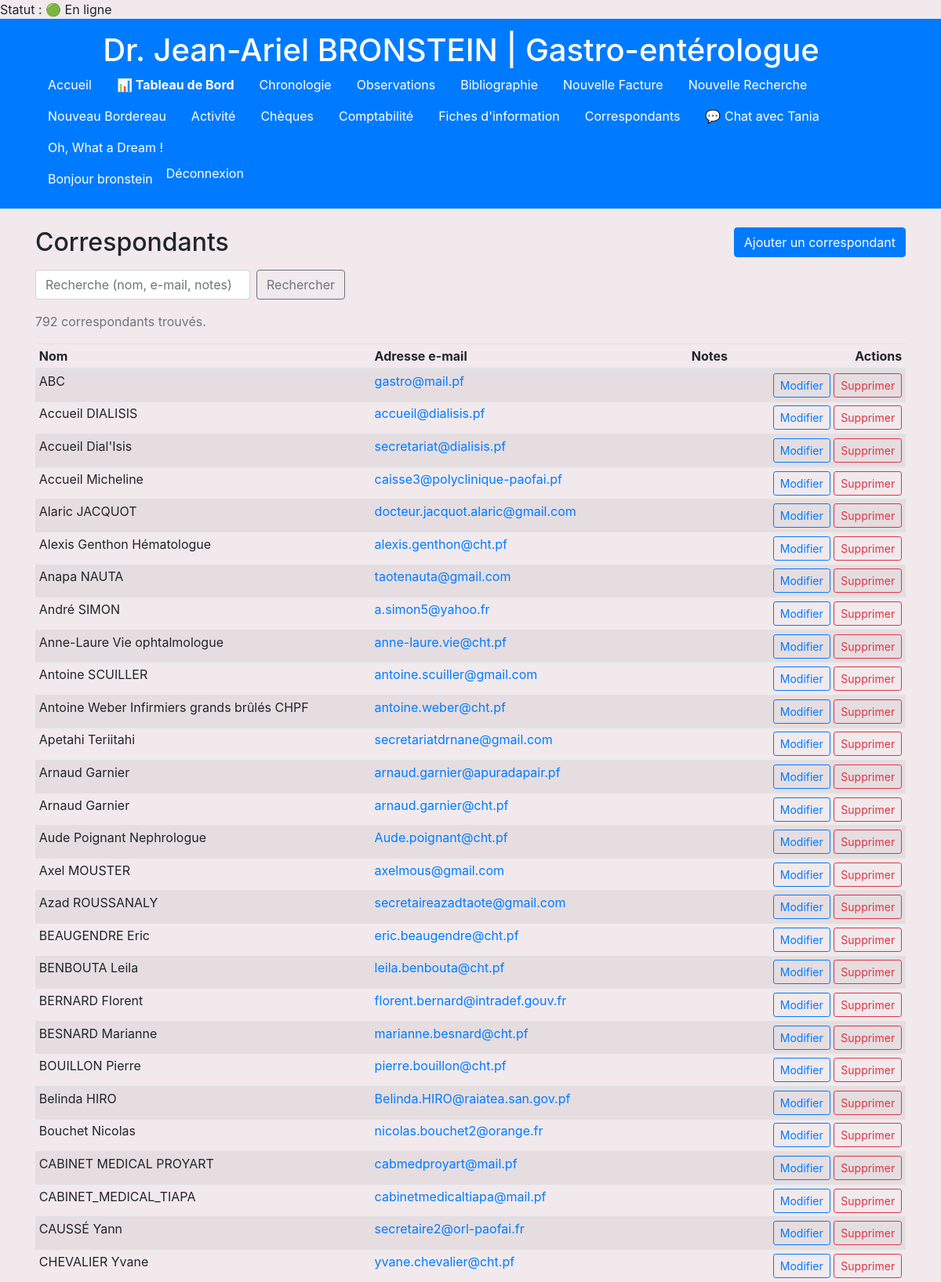
/facturation/correspondants/ (signed in, upper part), run on the app's committed database.
### comptabilite/models.py (models this page shows, shortened)
class CorrespondantEmail(models.Model):
    name = models.CharField(max_length=255, verbose_name="Nom")
    email = models.EmailField(max_length=255, verbose_name="Adresse e-mail")
    notes = models.TextField(blank=True, verbose_name="Notes internes")
    created_at = models.DateTimeField(auto_now_add=True)
    updated_at = models.DateTimeField(auto_now=True)
    class Meta:
        ordering = ["name", "email"]
        unique_together = ("name", "email")
        indexes = [
            models.Index(fields=["name"]),
            models.Index(fields=["email"]),
        ]
        verbose_name = "Correspondant"
        verbose_name_plural = "Correspondants"

### comptabilite/views.py (the view)
# urls.py: path('correspondants/', views.correspondants_list, name='correspondants_list'),
@login_required
def correspondants_list(request):
    q = (request.GET.get('q') or '').strip()
    qs = CorrespondantEmail.objects.all()
    if q:
        qs = qs.filter(
            Q(name__icontains=q) |
            Q(email__icontains=q) |
            Q(notes__icontains=q)
        )
    qs = qs.order_by('name', 'email')
    paginator = Paginator(qs, 60)
    page_obj = paginator.get_page(request.GET.get('page'))
    return render(request, 'comptabilite/correspondants_list.html', {
        'page_obj': page_obj,
        'correspondants': page_obj.object_list,
        'q': q,
    })

### comptabilite/models.py (called while the page is built)
    def is_online(self):
        return timezone.now() - self.last_seen < timezone.timedelta(minutes=5)

### comptabilite/templatetags/user_extras.py (called while the page is built)
@register.simple_tag
def get_user_profile(user):
    if user and user.is_authenticated:
        profile, _ = UserProfile.objects.get_or_create(user=user)
        return profile
    return None

### myproject/context_processors.py (called while the page is built)
def app_version(request):
    return {'APP_VERSION': _get_version()}

### comptabilite/templates/comptabilite/correspondants_list.html (shortened to what this page needs)
{% extends "base.html" %}
{% load static %}
{% block content %}
<div class="d-flex justify-content-between align-items-center mb-3">
  <h2 class="mb-0">Correspondants</h2>
  <a href="{% url 'correspondant_create' %}" class="btn btn-primary">Ajouter un correspondant</a>
</div>
<form method="get" class="form-inline mb-3">
  <input type="text" name="q" value="{{ q }}" class="form-control mr-2" placeholder="Recherche (nom, e-mail, notes)">
  <button type="submit" class="btn btn-outline-secondary">Rechercher</button>
</form>
{% if page_obj.paginator.count %}
  <p class="text-muted">{{ page_obj.paginator.count }} correspondant{{ page_obj.paginator.count|pluralize:"s" }} trouvé{{ page_obj.paginator.count|pluralize }}.</p>
  <div class="table-responsive">
    <table class="table table-striped table-sm">
      <thead>
        <tr>
          <th>Nom</th>
          <th>Adresse e-mail</th>
          <th>Notes</th>
          <th class="text-right">Actions</th>
        </tr>
      </thead>
      <tbody>
        {% for item in correspondants %}
          <tr>
            <td>{{ item.name }}</td>
            <td><a href="mailto:{{ item.email }}">{{ item.email }}</a></td>
            <td class="text-muted">{{ item.notes|default:""|linebreaksbr }}</td>
            <td class="text-right">
              <a href="{% url 'correspondant_update' item.pk %}" class="btn btn-sm btn-outline-primary">Modifier</a>
              <a href="{% url 'correspondant_delete' item.pk %}" class="btn btn-sm btn-outline-danger">Supprimer</a>
            </td>
          </tr>
        {% empty %}
          <tr><td colspan="4" class="text-center text-muted">Aucun correspondant ne correspond à cette recherche.</td></tr>
        {% endfor %}
      </tbody>
    </table>
  </div>
{% else %}
  <div class="alert alert-info">Aucun correspondant enregistré pour le moment.</div>
{% endif %}
{% endblock %}

### templates/base.html (shortened to what this page needs)
{% load static %}
{% load user_extras %}
{% if request.user.is_authenticated %}
  {% get_user_profile request.user as profile %}
  {% if profile %}
    Statut : {% if profile.is_online %}🟢 En ligne{% else %}⚪ Hors ligne{% endif %}
  {% endif %}
{% endif %}
<!DOCTYPE html>
<html lang="fr">
<head>
  <link rel="stylesheet" href="https://stackpath.bootstrapcdn.com/bootstrap/4.5.2/css/bootstrap.min.css">
  <link rel="stylesheet" href="{% static 'css/style.css' %}">
  <link rel="stylesheet" href="https://cdnjs.cloudflare.com/ajax/libs/bootstrap-datepicker/1.9.0/css/bootstrap-datepicker.min.css">
</head>
<body data-user-id="{{ request.user.id|default:'' }}" data-msg-url="{% url 'get_messages' %}" data-chat-template="{% url 'chat_view' 0 %}">
  <header class="bg-primary text-white py-3">
    <div class="container text-center">
      <h1 class="mb-0 mr-4">Dr. Jean-Ariel BRONSTEIN | Gastro-entérologue</h1>
      <nav class="flex-grow-1">
        <ul class="nav">
          <li class="nav-item"><a class="nav-link text-white" href="{% url 'patients_list' %}">Accueil</a></li>
          <li class="nav-item"><a class="nav-link text-white" href="{% url 'dashboard' %}"><strong>📊 Tableau de Bord</strong></a></li>
          <li class="nav-item"><a class="nav-link text-white" href="{% url 'facturation_list' %}">Chronologie</a></li>
          <li class="nav-item"><a class="nav-link text-white" href="{% url 'observations_patient_list' %}">Observations</a></li>
          <li class="nav-item"><a class="nav-link text-white" href="{% url 'bibliographie_list' %}">Bibliographie</a></li>
          <li class="nav-item"><a class="nav-link text-white" href="{% url 'facturation_create' %}">Nouvelle Facture</a></li>
          <li class="nav-item"><a class="nav-link text-white" href="{% url 'facturation_search_list' %}">Nouvelle Recherche</a></li>
          <li class="nav-item"><a class="nav-link text-white" href="{% url 'create_bordereau' %}">Nouveau Bordereau</a></li>
          <li class="nav-item"><a class="nav-link text-white" href="{% url 'activity_list' %}">Activité</a></li>
          <li class="nav-item"><a class="nav-link text-white" href="{% url 'cheque_listing' %}">Chèques</a></li>
          <li class="nav-item"><a class="nav-link text-white" href="{% url 'comptabilite_summary' %}">Comptabilité</a></li>
          <li class="nav-item"><a class="nav-link text-white" href="{% url 'fiches_information' %}">Fiches d'information</a></li>
          <li class="nav-item"><a class="nav-link text-white" href="{% url 'correspondants_list' %}">Correspondants</a></li>
          {% if request.user.username == "bronstein" %}
  <li><a class="nav-link text-white chat-open" href="{% url 'chat_view' 3 %}">💬 Chat avec Tania</a></li>
{% elif request.user.username == "Tania" %}
  <li><a class="nav-link text-white chat-open" href="{% url 'chat_view' 1 %}">💬 Chat avec Taote</a></li>
{% endif %}
          <li class="nav-item">
            <a class="nav-link text-white" href="javascript:void(0)" onclick="ouvrirLienAuHasard()">Oh, What a Dream !</a>
          </li>
        </ul>
      </nav>
      <ul class="nav">
        {% if user.is_authenticated %}
          <li class="nav-item"><span class="nav-link disabled text-white">Bonjour {{ user.get_username }}</span></li>
          <li class="nav-item">
            <form method="post" action="{% url 'logout' %}">
              <button type="submit" class="btn btn-link nav-link text-white p-0">Déconnexion</button>
            </form>
          </li>
        {% else %}
          <li class="nav-item"><a class="nav-link text-white" href="{% url 'login' %}">Connexion</a></li>
        {% endif %}
      </ul>
    </div>
  </header>
  <main class="container my-4">
    {% block content %}{% endblock %}
  </main>
</body>
</html>

### static/css/style.css (style rules this page uses)
table { table-layout: auto; width: 100%; }

### templates/base.html (style rules this page uses)
body { background-color: #f1e9ec; }

### data on the page
CorrespondantEmail: name "ABC", email "gastro@mail.pf"
CorrespondantEmail: name "Accueil DIALISIS", email "accueil@dialisis.pf"
CorrespondantEmail: name "Accueil Dial'Isis", email "secretariat@dialisis.pf"
CorrespondantEmail: name "Accueil Micheline", email "caisse3@polyclinique-paofai.pf"
CorrespondantEmail: name "Alaric JACQUOT", email "docteur.jacquot.alaric@gmail.com"
CorrespondantEmail: name "Alexis Genthon Hématologue", email "alexis.genthon@cht.pf"
CorrespondantEmail: name "Anapa NAUTA", email "taotenauta@gmail.com"
CorrespondantEmail: name "André SIMON", email "a.simon5@yahoo.fr"
CorrespondantEmail: name "Anne-Laure Vie ophtalmologue", email "anne-laure.vie@cht.pf"
CorrespondantEmail: name "Antoine SCUILLER", email "antoine.scuiller@gmail.com"
CorrespondantEmail: name "Antoine Weber Infirmiers grands brûlés CHPF", email "antoine.weber@cht.pf"
CorrespondantEmail: name "Apetahi Teriitahi", email "secretariatdrnane@gmail.com"
CorrespondantEmail: name "Arnaud Garnier", email "arnaud.garnier@apuradapair.pf"
CorrespondantEmail: name "Arnaud Garnier", email "arnaud.garnier@cht.pf"
CorrespondantEmail: name "Aude Poignant Nephrologue", email "Aude.poignant@cht.pf"
CorrespondantEmail: name "Axel MOUSTER", email "axelmous@gmail.com"
CorrespondantEmail: name "Azad ROUSSANALY", email "secretaireazadtaote@gmail.com"
CorrespondantEmail: name "BEAUGENDRE Eric", email "eric.beaugendre@cht.pf"
CorrespondantEmail: name "BENBOUTA Leila", email "leila.benbouta@cht.pf"
CorrespondantEmail: name "BERNARD Florent", email "florent.bernard@intradef.gouv.fr"
CorrespondantEmail: name "BESNARD Marianne", email "marianne.besnard@cht.pf"
CorrespondantEmail: name "BOUILLON Pierre", email "pierre.bouillon@cht.pf"
CorrespondantEmail: name "Belinda HIRO", email "Belinda.HIRO@raiatea.san.gov.pf"
CorrespondantEmail: name "Bouchet Nicolas", email "nicolas.bouchet2@orange.fr"
CorrespondantEmail: name "CABINET MEDICAL PROYART", email "cabmedproyart@mail.pf"
CorrespondantEmail: name "CABINET_MEDICAL_TIAPA", email "cabinetmedicaltiapa@mail.pf"
CorrespondantEmail: name "CAUSSÉ Yann", email "secretaire2@orl-paofai.fr"
CorrespondantEmail: name "CHEVALIER Yvane", email "yvane.chevalier@cht.pf"

### other printed values
{{ user.get_username }} "bronstein"
{{ page_obj.paginator.count }} "792"
